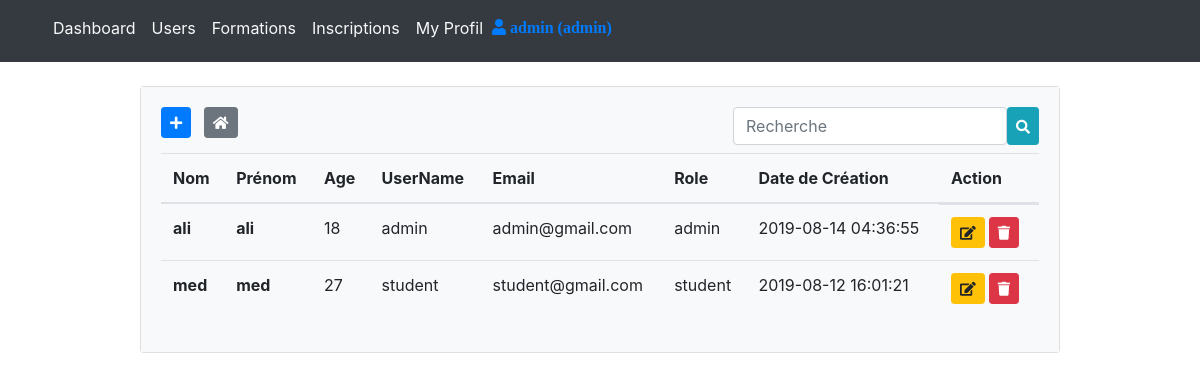
Page /listUser (signed in) on the committed database.
### tables this page shows
CREATE TABLE IF NOT EXISTS `users` (
  `id` INT NOT NULL AUTO_INCREMENT,
  `nom` VARCHAR(45) NULL,
  `prenom` VARCHAR(45) NULL,
  `age` INT NULL,
  `compte_id` INT NOT NULL,
  PRIMARY KEY (`id`),
  INDEX `fk_user_comptes_idx` (`compte_id` ASC),
  CONSTRAINT `fk_user_comptes`
    FOREIGN KEY (`compte_id`)
    REFERENCES `comptes` (`id`)
    ON DELETE CASCADE
    ON UPDATE CASCADE);

CREATE TABLE IF NOT EXISTS `comptes` (
  `id` INT NOT NULL AUTO_INCREMENT,
  `name` VARCHAR(45) NULL,
  `email` VARCHAR(45) NOT NULL,
  `password` VARCHAR(105) NOT NULL,
  `role` VARCHAR(45) NOT NULL,
  `created_at` TIMESTAMP DEFAULT CURRENT_TIMESTAMP,
  PRIMARY KEY (`id`),
  UNIQUE INDEX `email_UNIQUE`(`email` ASC));

### controllers/HomeController.php (called while the page is built)
<?php
class HomeController{
	public function index($page){
		include('views/'.$page.'.php');
	}
}

### autoload.php (called while the page is built, shortened)
<?php
function autoload($class_name)
{
	$array_paths = array(
		'database/',
		'app/classes/',
		'models/',
		'controllers/'
	);
	$parts = explode('\\', $class_name);
	$name = array_pop($parts);
	foreach ($array_paths as $path) {
		$file = sprintf($path . '%s.php', $name);
	}
}

### database/DB.php (called while the page is built)
<?php
class DB{
	static public function connect(){
		$db = new PDO("mysql:host=localhost;dbname=php_mvc","root","");
		$db->exec("set names utf8");
		$db->setAttribute(PDO::ATTR_ERRMODE,PDO::ERRMODE_WARNING);
		return $db;
	}
}

### models/User.php (called while the page is built, shortened)
<?php
class User
{
	static public function getAll()
	{
		$stmt = DB::connect()->prepare('SELECT *,
		                users.id as id,
		                users.nom as nom,
		                users.prenom as prenom,
		                users.age as age,
		                comptes.name as name,
		                comptes.role as role,
		                comptes.email as email,
		                comptes.created_at as created_at
	                    FROM users
		                INNER JOIN comptes
		                ON comptes.id = users.compte_id
		                ORDER BY comptes.created_at DESC');
		$stmt->execute();
		return $stmt->fetchAll();
	}
}

### controllers/UsersController.php (called while the page is built, shortened)
<?php
class UsersController
{
	public function getAllUsers()
	{
		if ($_SESSION['role'] == 'admin') {
			$users = User::getAll();
		} else {
			$users = User::getUserRoleStudent($_SESSION['email']);
		}
		return $users;
	}
}

### views/users/listUser.php (the view, shortened to what this page needs)
<?php
require_once './views/includes/navbar.php';
if (isset($_POST['find'])) {
	$data = new UsersController();
	$users = $data->findUsers();
} else {
	$data = new UsersController();
	$users = $data->getAllUsers();
}
?>
<div class="container">
	<div class="row my-4">
		<div class="col-md-10 mx-auto">
			<div class="card">
				<div class="card-body bg-light">
					<a href="<?php echo BASE_URL; ?>addUser" class="btn btn-sm btn-primary mr-2 mb-2">
						<i class="fas fa-plus"></i>
					</a>
					<a href="<?php echo BASE_URL . 'listUser'; ?>" class="btn btn-sm btn-secondary mr-2 mb-2">
						<i class="fas fa-home"></i>
					</a>
					<form method="post" class="float-right mb-2 d-flex flex-row">
						<input type="text" class="form-control" name="search" placeholder="Recherche">
						<button class="btn btn-info btn-sm" name="find" type="submit"><i class="fas fa-search"></i></button>
					</form>
					<table class="table table-hover">
						<thead>
							<tr>
								<th scope="col">Nom</th>
								<th scope="col">Prénom</th>
								<th scope="col">Age</th>
								<th scope="col">UserName</th>
								<th scope="col">Email</th>
								<th scope="col">Role</th>
								<th scope="col">Date de Création</th>
								<th scope="col">Action</th>
							</tr>
						</thead>
						<tbody>
							<?php foreach ($users as $user) : ?>
								<tr>
									<th scope="row"><?php echo $user['nom']; ?></th>
									<th scope="row"><?php echo $user['prenom']; ?></th>
									<td><?php echo $user['age']; ?></td>
									<td><?php echo $user['name']; ?></td>
									<td><?php echo $user['email']; ?></td>
									<td><?php echo $user['role']; ?></td>
									<td><?php echo $user['created_at']; ?></td>
									<td class="d-flex flex-row">
										<form method="post" class="mr-1" action="updateUser">
											<button class="btn btn-sm btn-warning"><i class="fa fa-edit"></i></button>
										</form>
										<form method="post" class="mr-1" action="deleteUser">
											<button class="btn btn-sm btn-danger"><i class="fa fa-trash"></i></button>
										</form>
									</td>
								</tr>
							<?php endforeach; ?>
						</tbody>
					</table>
				</div>
			</div>
		</div>
	</div>
</div>

### views/includes/header.php (shortened to what this page needs)
<!DOCTYPE html>
<html>
<head>
	<link rel="stylesheet" href="https://stackpath.bootstrapcdn.com/bootstrap/4.3.1/css/bootstrap.min.css">
	<link rel="stylesheet" type="text/css" href="https://cdnjs.cloudflare.com/ajax/libs/font-awesome/5.10.2/css/all.css">
</head>
<body>
</body>

### index.php
<?php
require_once './views/includes/header.php';
require_once './autoload.php';
require_once './controllers/HomeController.php';
$home = new HomeController();
$pages = ['logout', 'login', 'register', 'dashboard'];
$pagesUsers = ['myProfil', 'updatePassword', 'listUser', 'addUser', 'updateUser', 'deleteUser'];
$pagesFormations = ['listFormation', 'profilFormation', 'addFormation', 'updateFormation', 'deleteFormation'];
$pagesInscriptions = ['inscriptionFormation', 'profilInscription', 'listInscription', 'deleteInscription'];
if (isset($_SESSION['logged']) && $_SESSION['logged'] === true) {
	if (isset($_GET['page'])) {
		if (in_array($_GET['page'], $pages)) {
			$page = $_GET['page'];
			$home->index($page);
		} else if (in_array($_GET['page'], $pagesUsers)) {
			$page = $_GET['page'];
			$home->index('users/' . $page);
		} else if (in_array($_GET['page'], $pagesFormations)) {
			$page = $_GET['page'];
			$home->index('formations/' . $page);
		} else if (in_array($_GET['page'], $pagesInscriptions)) {
			$page = $_GET['page'];
			$home->index('inscriptions/' . $page);
		} else {
			include('views/includes/404.php');
		}
	} else {
		$home->index('login');
	}
	require_once './views/includes/footer.php';
} else if (isset($_GET['page']) && $_GET['page'] === 'register') {
	$home->index('register');
} else {
	$home->index('login');
}

### views/includes/navbar.php (shortened to what this page needs)
<nav class="navbar navbar-expand-md navbar-dark bg-dark mb-3">
	<div class="container">
		<div class="collapse navbar-collapse" id="navbarsExampleDefault">
			<ul class="navbar-nav mr-auto">
				<?php
				if ($_SESSION['role'] == 'admin') {
				?>
					<li class="nav-item">
						<a class="nav-link text-light" href="http://localhost/php-mvc/dashboard">Dashboard</a>
					</li>
					<li class="nav-item">
						<a class="nav-link text-light" href="http://localhost/php-mvc/listUser">Users</a>
					</li>
					<li class="nav-item">
						<a class="nav-link text-light" href="http://localhost/php-mvc/listFormation">Formations</a>
					</li>
					<li class="nav-item">
						<a class="nav-link text-light" href="http://localhost/php-mvc/listInscription">Inscriptions</a>
					</li>
					<li class="nav-item">
						<a class="nav-link text-light" href="http://localhost/php-mvc/myProfil">My Profil</a>
					</li>
				<?php
				}
				?>
				<li class="nav-item">
					<a href="<?php echo BASE_URL; ?>logout" title="Déconnexion" class="btn btn-link px-0 mr-2 mb-2">
						<i class="fas fa-user mr-2"> <?php echo $_SESSION['name'] . ' (' . $_SESSION['role'] . ')'; ?></i>
					</a>
				</li>
			</ul>
		</div>
	</div>
</nav>

### views/includes/footer.php (shortened to what this page needs)
</body>
</html>

### rows in the picture
users: nom "ali", prenom "ali", age "18", compte.name "admin", compte.email "admin@gmail.com", compte.role "admin", compte.created_at "2019-08-14 04:36:55"
users: nom "med", prenom "med", age "27", compte.name "student", compte.email "student@gmail.com", compte.role "student", compte.created_at "2019-08-12 16:01:21"

### other values in the picture
$_SESSION['name'] "admin"
$_SESSION['role'] "admin"
